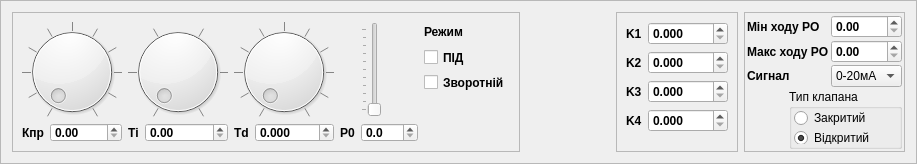
    <widget class="QFrame" name="RegParm">
     <property name="sizePolicy">
      <sizepolicy hsizetype="Preferred" vsizetype="Fixed">
       <horstretch>0</horstretch>
       <verstretch>160</verstretch>
      </sizepolicy>
     </property>
     <property name="frameShape">
      <enum>QFrame::StyledPanel</enum>
     </property>
     <property name="frameShadow">
      <enum>QFrame::Raised</enum>
     </property>
     <layout class="QHBoxLayout" name="horizontalLayout_4">
      <item>
       <widget class="QFrame" name="RegCtrl">
        <property name="sizePolicy">
         <sizepolicy hsizetype="Preferred" vsizetype="Fixed">
          <horstretch>0</horstretch>
          <verstretch>0</verstretch>
         </sizepolicy>
        </property>
        <property name="maximumSize">
         <size>
          <width>16777215</width>
          <height>140</height>
         </size>
        </property>
        <property name="frameShape">
         <enum>QFrame::StyledPanel</enum>
        </property>
        <property name="frameShadow">
         <enum>QFrame::Raised</enum>
        </property>
        <layout class="QGridLayout" name="gridLayout">
         <item row="4" column="1">
          <widget class="QDoubleSpinBox" name="sbKpr">
           <property name="font">
            <font>
             <weight>75</weight>
             <bold>true</bold>
            </font>
           </property>
           <property name="whatsThis">
            <string>Коефіцієнт пропорційності регулятора</string>
           </property>
           <property name="buttonSymbols">
            <enum>QAbstractSpinBox::UpDownArrows</enum>
           </property>
           <property name="accelerated">
            <bool>true</bool>
           </property>
           <property name="keyboardTracking">
            <bool>false</bool>
           </property>
           <property name="singleStep">
            <double>0.100000000000000</double>
           </property>
          </widget>
         </item>
         <item row="4" column="3">
          <widget class="QDoubleSpinBox" name="sbTi">
           <property name="font">
            <font>
             <weight>75</weight>
             <bold>true</bold>
            </font>
           </property>
           <property name="whatsThis">
            <string>Час ізодрому (час подвоєння)</string>
           </property>
           <property name="buttonSymbols">
            <enum>QAbstractSpinBox::UpDownArrows</enum>
           </property>
           <property name="accelerated">
            <bool>true</bool>
           </property>
           <property name="keyboardTracking">
            <bool>false</bool>
           </property>
           <property name="maximum">
            <double>1000.000000000000000</double>
           </property>
           <property name="singleStep">
            <double>0.200000000000000</double>
           </property>
          </widget>
         </item>
         <item row="4" column="5">
          <widget class="QDoubleSpinBox" name="sbTd">
           <property name="font">
            <font>
             <weight>75</weight>
             <bold>true</bold>
            </font>
           </property>
           <property name="whatsThis">
            <string>зміщення виходу для пропорційного регулятора</string>
           </property>
           <property name="buttonSymbols">
            <enum>QAbstractSpinBox::UpDownArrows</enum>
           </property>
           <property name="accelerated">
            <bool>true</bool>
           </property>
           <property name="keyboardTracking">
            <bool>false</bool>
           </property>
           <property name="decimals">
            <number>3</number>
           </property>
           <property name="maximum">
            <double>10.000000000000000</double>
           </property>
           <property name="singleStep">
            <double>0.100000000000000</double>
           </property>
          </widget>
         </item>
         <item row="0" column="8">
          <widget class="QLabel" name="label">
           <property name="font">
            <font>
             <weight>75</weight>
             <bold>true</bold>
            </font>
           </property>
           <property name="text">
            <string>Режим</string>
           </property>
          </widget>
         </item>
         <item row="2" column="8">
          <widget class="QCheckBox" name="regRev">
           <property name="font">
            <font>
             <weight>75</weight>
             <bold>true</bold>
            </font>
           </property>
           <property name="text">
            <string>Зворотній</string>
           </property>
          </widget>
         </item>
         <item row="4" column="0">
          <widget class="QLabel" name="labelKpr">
           <property name="sizePolicy">
            <sizepolicy hsizetype="Maximum" vsizetype="Preferred">
             <horstretch>0</horstretch>
             <verstretch>0</verstretch>
            </sizepolicy>
           </property>
           <property name="font">
            <font>
             <weight>75</weight>
             <bold>true</bold>
            </font>
           </property>
           <property name="text">
            <string>Кпр</string>
           </property>
          </widget>
         </item>
         <item row="4" column="2">
          <widget class="QLabel" name="labelTi">
           <property name="sizePolicy">
            <sizepolicy hsizetype="Maximum" vsizetype="Preferred">
             <horstretch>0</horstretch>
             <verstretch>0</verstretch>
            </sizepolicy>
           </property>
           <property name="font">
            <font>
             <weight>75</weight>
             <bold>true</bold>
            </font>
           </property>
           <property name="text">
            <string>Ті</string>
           </property>
          </widget>
         </item>
         <item row="4" column="4">
          <widget class="QLabel" name="labelTd">
           <property name="sizePolicy">
            <sizepolicy hsizetype="Maximum" vsizetype="Preferred">
             <horstretch>0</horstretch>
             <verstretch>0</verstretch>
            </sizepolicy>
           </property>
           <property name="font">
            <font>
             <weight>75</weight>
             <bold>true</bold>
            </font>
           </property>
           <property name="text">
            <string>Td</string>
           </property>
          </widget>
         </item>
         <item row="0" column="2" rowspan="4" colspan="2">
          <widget class="QDial" name="dialTi">
           <property name="minimumSize">
            <size>
             <width>100</width>
             <height>100</height>
            </size>
           </property>
           <property name="maximumSize">
            <size>
             <width>100</width>
             <height>100</height>
            </size>
           </property>
           <property name="whatsThis">
            <string>Час ізодрому (час подвоєння)</string>
           </property>
           <property name="maximum">
            <number>500</number>
           </property>
           <property name="notchTarget">
            <double>100.000000000000000</double>
           </property>
           <property name="notchesVisible">
            <bool>true</bool>
           </property>
          </widget>
         </item>
         <item row="0" column="0" rowspan="4" colspan="2">
          <widget class="QDial" name="dialKpr">
           <property name="minimumSize">
            <size>
             <width>100</width>
             <height>100</height>
            </size>
           </property>
           <property name="maximumSize">
            <size>
             <width>100</width>
             <height>100</height>
            </size>
           </property>
           <property name="whatsThis">
            <string>Коефіцієнт пропорційності регулятора</string>
           </property>
           <property name="maximum">
            <number>500</number>
           </property>
           <property name="orientation">
            <enum>Qt::Horizontal</enum>
           </property>
           <property name="invertedAppearance">
            <bool>false</bool>
           </property>
           <property name="invertedControls">
            <bool>false</bool>
           </property>
           <property name="wrapping">
            <bool>false</bool>
           </property>
           <property name="notchTarget">
            <double>50.000000000000000</double>
           </property>
           <property name="notchesVisible">
            <bool>true</bool>
           </property>
          </widget>
         </item>
         <item row="1" column="8">
          <widget class="QCheckBox" name="regMode">
           <property name="font">
            <font>
             <weight>75</weight>
             <bold>true</bold>
            </font>
           </property>
           <property name="text">
            <string>ПІД</string>
           </property>
          </widget>
         </item>
         <item row="0" column="4" rowspan="4" colspan="2">
          <widget class="QDial" name="dialTd">
           <property name="minimumSize">
            <size>
             <width>100</width>
             <height>100</height>
            </size>
           </property>
           <property name="maximumSize">
            <size>
             <width>100</width>
             <height>100</height>
            </size>
           </property>
           <property name="whatsThis">
            <string>зміщення виходу для пропорційного регулятора</string>
           </property>
           <property name="maximum">
            <number>10000</number>
           </property>
           <property name="wrapping">
            <bool>false</bool>
           </property>
           <property name="notchTarget">
            <double>100.000000000000000</double>
           </property>
           <property name="notchesVisible">
            <bool>true</bool>
           </property>
          </widget>
         </item>
         <item row="4" column="6">
          <widget class="QLabel" name="labelTd_2">
           <property name="sizePolicy">
            <sizepolicy hsizetype="Maximum" vsizetype="Preferred">
             <horstretch>0</horstretch>
             <verstretch>0</verstretch>
            </sizepolicy>
           </property>
           <property name="font">
            <font>
             <weight>75</weight>
             <bold>true</bold>
            </font>
           </property>
           <property name="text">
            <string>P0</string>
           </property>
          </widget>
         </item>
         <item row="4" column="7">
          <widget class="QDoubleSpinBox" name="sbP0">
           <property name="font">
            <font>
             <weight>75</weight>
             <bold>true</bold>
            </font>
           </property>
           <property name="whatsThis">
            <string>зміщення виходу для пропорційного регулятора</string>
           </property>
           <property name="buttonSymbols">
            <enum>QAbstractSpinBox::UpDownArrows</enum>
           </property>
           <property name="accelerated">
            <bool>true</bool>
           </property>
           <property name="keyboardTracking">
            <bool>false</bool>
           </property>
           <property name="decimals">
            <number>1</number>
           </property>
           <property name="maximum">
            <double>100.000000000000000</double>
           </property>
           <property name="singleStep">
            <double>0.100000000000000</double>
           </property>
          </widget>
         </item>
         <item row="0" column="7" rowspan="4">
          <widget class="QSlider" name="slP0">
           <property name="maximum">
            <number>4000</number>
           </property>
           <property name="singleStep">
            <number>400</number>
           </property>
           <property name="pageStep">
            <number>400</number>
           </property>
           <property name="orientation">
            <enum>Qt::Vertical</enum>
           </property>
           <property name="tickPosition">
            <enum>QSlider::TicksAbove</enum>
           </property>
          </widget>
         </item>
        </layout>
       </widget>
      </item>
      <item>
       <spacer name="horizontalSpacer_8">
        <property name="orientation">
         <enum>Qt::Horizontal</enum>
        </property>
        <property name="sizeHint" stdset="0">
         <size>
          <width>90</width>
          <height>20</height>
         </size>
        </property>
       </spacer>
      </item>
      <item>
       <widget class="QFrame" name="frame_K">
        <property name="sizePolicy">
         <sizepolicy hsizetype="Preferred" vsizetype="Fixed">
          <horstretch>0</horstretch>
          <verstretch>0</verstretch>
         </sizepolicy>
        </property>
        <property name="maximumSize">
         <size>
          <width>16777215</width>
          <height>140</height>
         </size>
        </property>
        <property name="frameShape">
         <enum>QFrame::StyledPanel</enum>
        </property>
        <property name="frameShadow">
         <enum>QFrame::Raised</enum>
        </property>
        <layout class="QGridLayout" name="gridLayout_7">
         <item row="0" column="0">
          <widget class="QLabel" name="labelK1">
           <property name="font">
            <font>
             <weight>75</weight>
             <bold>true</bold>
            </font>
           </property>
           <property name="text">
            <string>K1</string>
           </property>
          </widget>
         </item>
         <item row="0" column="1">
          <widget class="QDoubleSpinBox" name="sbK_1">
           <property name="minimumSize">
            <size>
             <width>80</width>
             <height>0</height>
            </size>
           </property>
           <property name="font">
            <font>
             <weight>75</weight>
             <bold>true</bold>
            </font>
           </property>
           <property name="whatsThis">
            <string>Коефіцієнт К1 розрахунку завдання</string>
           </property>
           <property name="keyboardTracking">
            <bool>false</bool>
           </property>
           <property name="decimals">
            <number>3</number>
           </property>
           <property name="maximum">
            <double>4000.000000000000000</double>
           </property>
          </widget>
         </item>
         <item row="1" column="0">
          <widget class="QLabel" name="labelK2">
           <property name="font">
            <font>
             <weight>75</weight>
             <bold>true</bold>
            </font>
           </property>
           <property name="text">
            <string>K2</string>
           </property>
          </widget>
         </item>
         <item row="1" column="1">
          <widget class="QDoubleSpinBox" name="sbK_2">
           <property name="minimumSize">
            <size>
             <width>80</width>
             <height>0</height>
            </size>
           </property>
           <property name="font">
            <font>
             <weight>75</weight>
             <bold>true</bold>
            </font>
           </property>
           <property name="whatsThis">
            <string>Коефіцієнт К2 розрахунку завдання</string>
           </property>
           <property name="keyboardTracking">
            <bool>false</bool>
           </property>
           <property name="decimals">
            <number>3</number>
           </property>
           <property name="maximum">
            <double>4000.000000000000000</double>
           </property>
          </widget>
         </item>
         <item row="2" column="0">
          <widget class="QLabel" name="labelK3">
           <property name="font">
            <font>
             <weight>75</weight>
             <bold>true</bold>
            </font>
           </property>
           <property name="text">
            <string>K3</string>
           </property>
          </widget>
         </item>
         <item row="2" column="1">
          <widget class="QDoubleSpinBox" name="sbK_3">
           <property name="minimumSize">
            <size>
             <width>80</width>
             <height>0</height>
            </size>
           </property>
           <property name="font">
            <font>
             <weight>75</weight>
             <bold>true</bold>
            </font>
           </property>
           <property name="whatsThis">
            <string>Коефіцієнт К3 розрахунку завдання</string>
           </property>
           <property name="keyboardTracking">
            <bool>false</bool>
           </property>
           <property name="decimals">
            <number>3</number>
           </property>
           <property name="maximum">
            <double>4000.000000000000000</double>
           </property>
          </widget>
         </item>
         <item row="3" column="0">
          <widget class="QLabel" name="labelK4">
           <property name="font">
            <font>
             <weight>75</weight>
             <bold>true</bold>
            </font>
           </property>
           <property name="text">
            <string>K4</string>
           </property>
          </widget>
         </item>
         <item row="3" column="1">
          <widget class="QDoubleSpinBox" name="sbK_4">
           <property name="minimumSize">
            <size>
             <width>80</width>
             <height>0</height>
            </size>
           </property>
           <property name="font">
            <font>
             <weight>75</weight>
             <bold>true</bold>
            </font>
           </property>
           <property name="whatsThis">
            <string>Коефіцієнт К4 розрахунку завдання</string>
           </property>
           <property name="keyboardTracking">
            <bool>false</bool>
           </property>
           <property name="decimals">
            <number>3</number>
           </property>
           <property name="maximum">
            <double>4000.000000000000000</double>
           </property>
          </widget>
         </item>
         <item row="4" column="1">
          <spacer name="verticalSpacer_3">
           <property name="orientation">
            <enum>Qt::Vertical</enum>
           </property>
           <property name="sizeHint" stdset="0">
            <size>
             <width>20</width>
             <height>40</height>
            </size>
           </property>
          </spacer>
         </item>
        </layout>
       </widget>
      </item>
      <item>
       <widget class="QFrame" name="frame_Valve">
        <property name="sizePolicy">
         <sizepolicy hsizetype="Preferred" vsizetype="Fixed">
          <horstretch>0</horstretch>
          <verstretch>0</verstretch>
         </sizepolicy>
        </property>
        <property name="maximumSize">
         <size>
          <width>16777215</width>
          <height>140</height>
         </size>
        </property>
        <property name="frameShape">
         <enum>QFrame::StyledPanel</enum>
        </property>
        <property name="frameShadow">
         <enum>QFrame::Raised</enum>
        </property>
        <layout class="QGridLayout" name="gridLayout_6">
         <property name="margin">
          <number>2</number>
         </property>
         <property name="spacing">
          <number>2</number>
         </property>
         <item row="1" column="0" colspan="2">
          <widget class="QLabel" name="label_4">
           <property name="font">
            <font>
             <weight>75</weight>
             <bold>true</bold>
            </font>
           </property>
           <property name="text">
            <string>Макс ходу РО</string>
           </property>
          </widget>
         </item>
         <item row="4" column="1" colspan="2">
          <widget class="QGroupBox" name="gbRev">
           <property name="whatsThis">
            <string>Вибір типу робочого органа</string>
           </property>
           <property name="title">
            <string>Тип клапана</string>
           </property>
           <property name="alignment">
            <set>Qt::AlignLeading|Qt::AlignLeft|Qt::AlignTop</set>
           </property>
           <property name="flat">
            <bool>true</bool>
           </property>
           <property name="checkable">
            <bool>false</bool>
           </property>
           <layout class="QVBoxLayout" name="verticalLayout">
            <property name="margin">
             <number>2</number>
            </property>
            <item>
             <widget class="QRadioButton" name="pRev">
              <property name="text">
               <string>Закритий</string>
              </property>
              <property name="checked">
               <bool>false</bool>
              </property>
             </widget>
            </item>
            <item>
             <widget class="QRadioButton" name="rRev">
              <property name="text">
               <string>Відкритий</string>
              </property>
              <property name="checked">
               <bool>true</bool>
              </property>
             </widget>
            </item>
           </layout>
          </widget>
         </item>
         <item row="0" column="2">
          <widget class="QDoubleSpinBox" name="sbXmin">
           <property name="font">
            <font>
             <weight>75</weight>
             <bold>true</bold>
            </font>
           </property>
           <property name="whatsThis">
            <string>Обмеження ходу робочого органа знину</string>
           </property>
           <property name="buttonSymbols">
            <enum>QAbstractSpinBox::UpDownArrows</enum>
           </property>
           <property name="accelerated">
            <bool>true</bool>
           </property>
           <property name="keyboardTracking">
            <bool>false</bool>
           </property>
           <property name="maximum">
            <double>100.000000000000000</double>
           </property>
          </widget>
         </item>
         <item row="1" column="2">
          <widget class="QDoubleSpinBox" name="sbXmax">
           <property name="font">
            <font>
             <weight>75</weight>
             <bold>true</bold>
            </font>
           </property>
           <property name="whatsThis">
            <string>Обмедення ходу робочого органа зверху</string>
           </property>
           <property name="buttonSymbols">
            <enum>QAbstractSpinBox::UpDownArrows</enum>
           </property>
           <property name="accelerated">
            <bool>true</bool>
           </property>
           <property name="keyboardTracking">
            <bool>false</bool>
           </property>
           <property name="maximum">
            <double>100.000000000000000</double>
           </property>
          </widget>
         </item>
         <item row="5" column="1">
          <spacer name="verticalSpacer">
           <property name="orientation">
            <enum>Qt::Vertical</enum>
           </property>
           <property name="sizeHint" stdset="0">
            <size>
             <width>20</width>
             <height>40</height>
            </size>
           </property>
          </spacer>
         </item>
         <item row="0" column="0" colspan="2">
          <widget class="QLabel" name="label_3">
           <property name="font">
            <font>
             <weight>75</weight>
             <bold>true</bold>
            </font>
           </property>
           <property name="text">
            <string>Мін ходу РО</string>
           </property>
          </widget>
         </item>
         <item row="2" column="2">
          <widget class="QComboBox" name="to">
           <item>
            <property name="text">
             <string>0-20мА</string>
            </property>
           </item>
           <item>
            <property name="text">
             <string>0-5мА</string>
            </property>
           </item>
           <item>
            <property name="text">
             <string>4-20мА</string>
            </property>
           </item>
          </widget>
         </item>
         <item row="2" column="0" colspan="2">
          <widget class="QLabel" name="label_6">
           <property name="font">
            <font>
             <weight>75</weight>
             <bold>true</bold>
            </font>
           </property>
           <property name="text">
            <string>Сигнал</string>
           </property>
          </widget>
         </item>
        </layout>
       </widget>
      </item>
     </layout>
    </widget>
